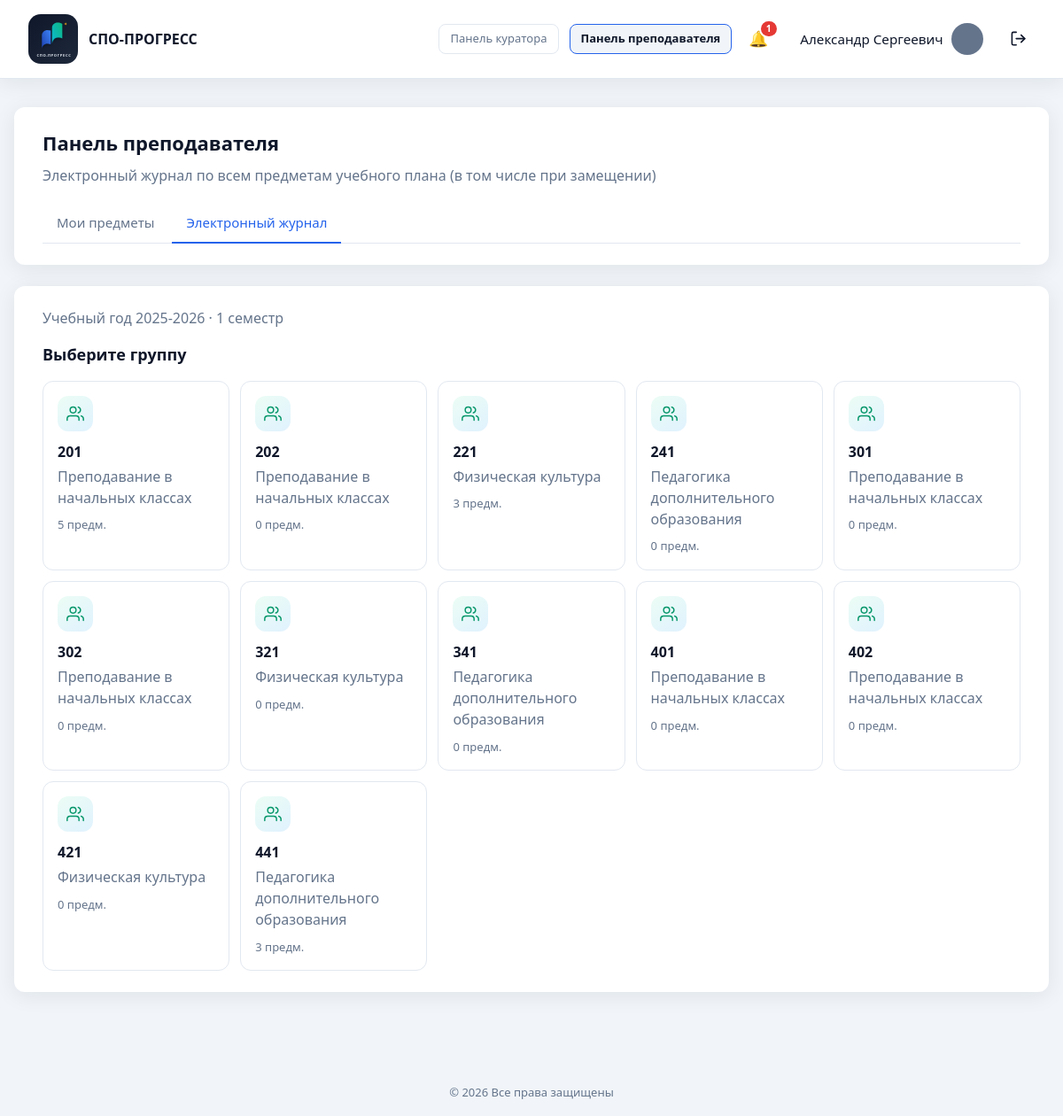
/teacher/journal.php (signed in), run on the app's committed database.
### tables this page shows
CREATE TABLE `users` (
  `id` int UNSIGNED NOT NULL,
  `email` varchar(255) NOT NULL,
  `password_hash` varchar(255) NOT NULL,
  `password_plain` varchar(64) DEFAULT NULL,
  `full_name` varchar(255) NOT NULL,
  `phone` varchar(50) NOT NULL DEFAULT '',
  `position` varchar(255) NOT NULL DEFAULT '',
  `education` varchar(500) NOT NULL DEFAULT '',
  `additional_info` text,
  `avatar` varchar(255) NOT NULL DEFAULT 'icon:default',
  `role` enum('admin','teacher','student') NOT NULL DEFAULT 'teacher',
  `is_active` tinyint(1) NOT NULL DEFAULT '1',
  `created_at` datetime NOT NULL DEFAULT CURRENT_TIMESTAMP,
  `updated_at` datetime NOT NULL DEFAULT CURRENT_TIMESTAMP ON UPDATE CURRENT_TIMESTAMP
);

CREATE TABLE `app_settings` (
  `setting_key` varchar(100) NOT NULL,
  `setting_value` text NOT NULL,
  `updated_at` datetime NOT NULL DEFAULT CURRENT_TIMESTAMP ON UPDATE CURRENT_TIMESTAMP
);

CREATE TABLE `study_groups` (
  `id` int UNSIGNED NOT NULL,
  `number` varchar(50) NOT NULL,
  `specialty_id` int UNSIGNED NOT NULL,
  `curator_id` int UNSIGNED DEFAULT NULL,
  `created_at` datetime NOT NULL DEFAULT CURRENT_TIMESTAMP,
  `updated_at` datetime NOT NULL DEFAULT CURRENT_TIMESTAMP ON UPDATE CURRENT_TIMESTAMP
);

CREATE TABLE `specialties` (
  `id` int UNSIGNED NOT NULL,
  `name` varchar(255) NOT NULL,
  `code` varchar(50) NOT NULL,
  `created_at` datetime NOT NULL DEFAULT CURRENT_TIMESTAMP,
  `updated_at` datetime NOT NULL DEFAULT CURRENT_TIMESTAMP ON UPDATE CURRENT_TIMESTAMP
);

### teacher/journal.php (the view, shortened to what the rows shown need)
<?php
require_once __DIR__ . '/../includes/auth.php';
require_once __DIR__ . '/../includes/journal.php';
require_teacher_panel();
$period = get_active_gradebook_period();
$year = $period['academic_year'];
$semester = $period['semester'];
$assignments = get_journal_assignments_for_user(null, $year, $semester);
$groups = get_journal_groups($year, $semester);
$selectedGroup = null;
$assignment = null;
$journalUrl = static function (array $params = []): string {
    $query = array_filter($params, static function ($value) {
        return $value !== null && $value !== '' && $value !== 0;
    });
    return 'journal.php' . ($query !== [] ? '?' . http_build_query($query) : '');
};
$showHeader = true;
$basePath = '../';
require __DIR__ . '/../includes/header.php';
?>
<div class="dashboard dashboard--wide">
    <section class="panel">
        <div class="panel__header">
            <div>
                <h1>Панель преподавателя</h1>
            </div>
        </div>
    </section>
    <section class="panel">
        <p class="text-muted">
            Учебный год <?= e($year) ?> · <?= e(semester_label($semester)) ?>
        </p>
        <?php if ($groups === []): ?>
            <p class="text-muted">
                В системе пока нет групп.
                Добавьте их в админ-панели во вкладке «Информация».
            </p>
        <?php else: ?>
            <div class="journal-step">
                <h2>Выберите группу</h2>
                <div class="journal-choice-grid">
                    <?php foreach ($groups as $group): ?>
                    <a
                        href="<?= e($journalUrl(['group_id' => (int) $group['group_id']])) ?>"
                        class="journal-choice"
                    >
                        <?= render_journal_choice_icon('group') ?>
                        <strong><?= e($group['group_number']) ?></strong>
                        <span class="text-muted"><?= e($group['specialty_name']) ?></span>
                        <span class="journal-choice__meta"><?= count($group['subjects']) ?> предм.</span>
                    </a>
                    <?php endforeach; ?>
                </div>
            </div>
        <?php endif; ?>
    </section>
</div>
<?php require __DIR__ . '/../includes/footer.php'; ?>

### includes/header.php (shortened to what the rows shown need)
<!DOCTYPE html>
<html lang="ru">
<head>
    <?php $basePath = $basePath ?? ''; ?>
    <link rel="stylesheet" href="<?= e($basePath) ?>assets/css/style.css">
</head>
<body>
    <div class="page">
        <?php if (!empty($showHeader)): ?>
        <header class="header">
            <?php if (is_logged_in()): ?>
            <?php
            $headerUser = current_user();
            $headerName = user_first_middle_name((string) ($headerUser['full_name'] ?? ''));
            $headerAvatar = (string) ($headerUser['avatar'] ?? 'icon:person');
            $appBase = app_base_path();
            $activePanel = current_header_panel();
            require_once __DIR__ . '/notifications.php';
            $headerUnreadCount = get_unread_notifications_count((int) $headerUser['id']);
            ?>
            <nav class="header__nav">
                <?php if (can_use_curator_panel()): ?>
                <a
                    href="<?= e($appBase) ?>curator/group.php"
                    class="btn btn--ghost btn--sm<?= $activePanel === 'curator' ? ' is-active' : '' ?>"
                >Панель куратора</a>
                <?php endif; ?>
                <?php if (can_use_teacher_panel()): ?>
                <a
                    href="<?= e($appBase) ?>teacher/subjects.php"
                    class="btn btn--ghost btn--sm<?= $activePanel === 'teacher' ? ' is-active' : '' ?>"
                >Панель преподавателя</a>
                <?php endif; ?>
                <a
                    href="<?= e($appBase) ?>notifications.php"
                    class="header__notify-btn<?= basename((string) ($_SERVER['SCRIPT_NAME'] ?? '')) === 'notifications.php' ? ' is-active' : '' ?>"
                    title="Уведомления"
                >
                    <span class="header__notify-icon" aria-hidden="true">🔔</span>
                    <?php if ($headerUnreadCount > 0): ?>
                    <span class="header__notify-badge"><?= $headerUnreadCount > 99 ? '99+' : (int) $headerUnreadCount ?></span>
                    <?php endif; ?>
                </a>
                <div class="header__account">
                    <a
                        href="<?= e($appBase) ?><?= is_student_user() ? 'student/cabinet.php' : 'cabinet.php' ?>"
                        class="header__cabinet-tab<?= ($activePanel === 'cabinet' || $activePanel === 'student') ? ' header__cabinet-tab--active' : '' ?>"
                        title="Личный кабинет"
                    >
                        <span class="header__user-name"><?= e($headerName) ?></span>
                        <?= render_user_avatar($headerAvatar, 'user-avatar--header', $basePath) ?>
                    </a>
                </div>
                <a
                    href="<?= e($basePath) ?>logout.php"
                    class="header__logout-btn"
                    title="Выйти"
                    aria-label="Выйти"
                >
                </a>
            </nav>
            <?php endif; ?>
        </header>
        <?php endif; ?>
        <main class="main">

### includes/journal.php (shortened to what the rows shown need)
<?php
require_once __DIR__ . '/db.php';
require_once __DIR__ . '/auth.php';
require_once __DIR__ . '/curriculum.php';
require_once __DIR__ . '/gradebook.php';
function get_journal_assignments_for_user(
    ?int $userId = null,
    ?string $academicYear = null,
    ?string $semester = null
): array {
    $academicYear = normalize_academic_year($academicYear ?? get_default_academic_year())
        ?? get_default_academic_year();
    $sql = 'SELECT ci.id AS curriculum_item_id, ci.semester, ci.teacher_id,
                   sub.name AS subject_name,
                   g.id AS group_id, g.number AS group_number,
                   sp.name AS specialty_name,
                   cp.academic_year,
                   u.full_name AS teacher_name
            FROM curriculum_items ci
            INNER JOIN subjects sub ON sub.id = ci.subject_id
            INNER JOIN curriculum_plans cp ON cp.id = ci.curriculum_plan_id
            INNER JOIN study_groups g ON g.id = cp.group_id
            INNER JOIN specialties sp ON sp.id = g.specialty_id
            LEFT JOIN users u ON u.id = ci.teacher_id
            WHERE cp.academic_year = ?';
    $params = [$academicYear];
    if ($semester !== null && in_array($semester, ['1', '2'], true)) {
        $sql .= " AND (ci.semester = ? OR ci.semester = 'both')";
        $params[] = $semester;
    }
    $sql .= ' ORDER BY g.number ASC, sub.name ASC, ci.semester ASC';
    $stmt = db()->prepare($sql);
    $stmt->execute($params);
    return $stmt->fetchAll();
}
function get_journal_groups(?string $academicYear = null, ?string $semester = null): array
{
    $assignmentsByGroup = [];
    foreach (get_journal_assignments_for_user(null, $academicYear, $semester) as $row) {
        $groupId = (int) $row['group_id'];
        if (!isset($assignmentsByGroup[$groupId])) {
            $assignmentsByGroup[$groupId] = [
                'group_id' => $groupId,
                'group_number' => (string) $row['group_number'],
                'specialty_name' => (string) $row['specialty_name'],
                'subjects' => [],
            ];
        }
        $assignmentsByGroup[$groupId]['subjects'][] = $row;
    }
    $groups = [];
    foreach (get_all_groups() as $group) {
        $groupId = (int) $group['id'];
        if (isset($assignmentsByGroup[$groupId])) {
            $groups[] = $assignmentsByGroup[$groupId];
            continue;
        }
        $groups[] = [
            'group_id' => $groupId,
            'group_number' => (string) $group['number'],
            'specialty_name' => (string) ($group['specialty_name'] ?? ''),
            'subjects' => [],
        ];
    }
    return $groups;
}
function render_journal_choice_icon(string $type = 'journal'): string
{
    if ($type === 'group') {
        return '<span class="journal-choice__icon journal-choice__icon--group" aria-hidden="true">'
            . '<svg viewBox="0 0 24 24" fill="none">'
            . '<path d="M17 21v-2a4 4 0 0 0-4-4H5a4 4 0 0 0-4 4v2" stroke="currentColor" stroke-width="1.75" stroke-linecap="round" stroke-linejoin="round"/>'
            . '<circle cx="9" cy="7" r="4" stroke="currentColor" stroke-width="1.75"/>'
            . '<path d="M23 21v-2a4 4 0 0 0-3-3.87M16 3.13a4 4 0 0 1 0 7.75" stroke="currentColor" stroke-width="1.75" stroke-linecap="round" stroke-linejoin="round"/>'
            . '</svg></span>';
    }
    return '<span class="journal-choice__icon journal-choice__icon--journal" aria-hidden="true">'
        . '<svg viewBox="0 0 24 24" fill="none">'
        . '<path d="M4 19.5A2.5 2.5 0 0 1 6.5 17H20" stroke="currentColor" stroke-width="1.75" stroke-linecap="round" stroke-linejoin="round"/>'
        . '<path d="M6.5 2H20v20H6.5A2.5 2.5 0 0 1 4 19.5v-15A2.5 2.5 0 0 1 6.5 2z" stroke="currentColor" stroke-width="1.75" stroke-linecap="round" stroke-linejoin="round"/>'
        . '<path d="M8 7h8M8 11h6" stroke="currentColor" stroke-width="1.75" stroke-linecap="round"/>'
        . '</svg></span>';
}

### data on the page
users: full_name "Александр Сергеевич"
app_settings: setting_value "1 семестр"
study_groups: number "202", specialty.name "Преподавание в начальных классах", count($group['subjects']) "0"
study_groups: number "241", specialty.name "Педагогика дополнительного образования", count($group['subjects']) "0"
study_groups: number "301", specialty.name "Преподавание в начальных классах", count($group['subjects']) "0"
study_groups: number "302", specialty.name "Преподавание в начальных классах", count($group['subjects']) "0"
study_groups: number "321", specialty.name "Физическая культура", count($group['subjects']) "0"
study_groups: number "341", specialty.name "Педагогика дополнительного образования", count($group['subjects']) "0"
study_groups: number "401", specialty.name "Преподавание в начальных классах", count($group['subjects']) "0"
study_groups: number "402", specialty.name "Преподавание в начальных классах", count($group['subjects']) "0"
study_groups: number "421", specialty.name "Физическая культура", count($group['subjects']) "0"

### other printed values
$headerUnreadCount "1"
$year "2025-2026"
$group['group_number'] "201"
$group['specialty_name'] "Преподавание в начальных классах"
count($group['subjects']) "5"
$group['group_number'] "221"
$group['specialty_name'] "Физическая культура"
count($group['subjects']) "3"
$group['group_number'] "441"
$group['specialty_name'] "Педагогика дополнительного образования"
